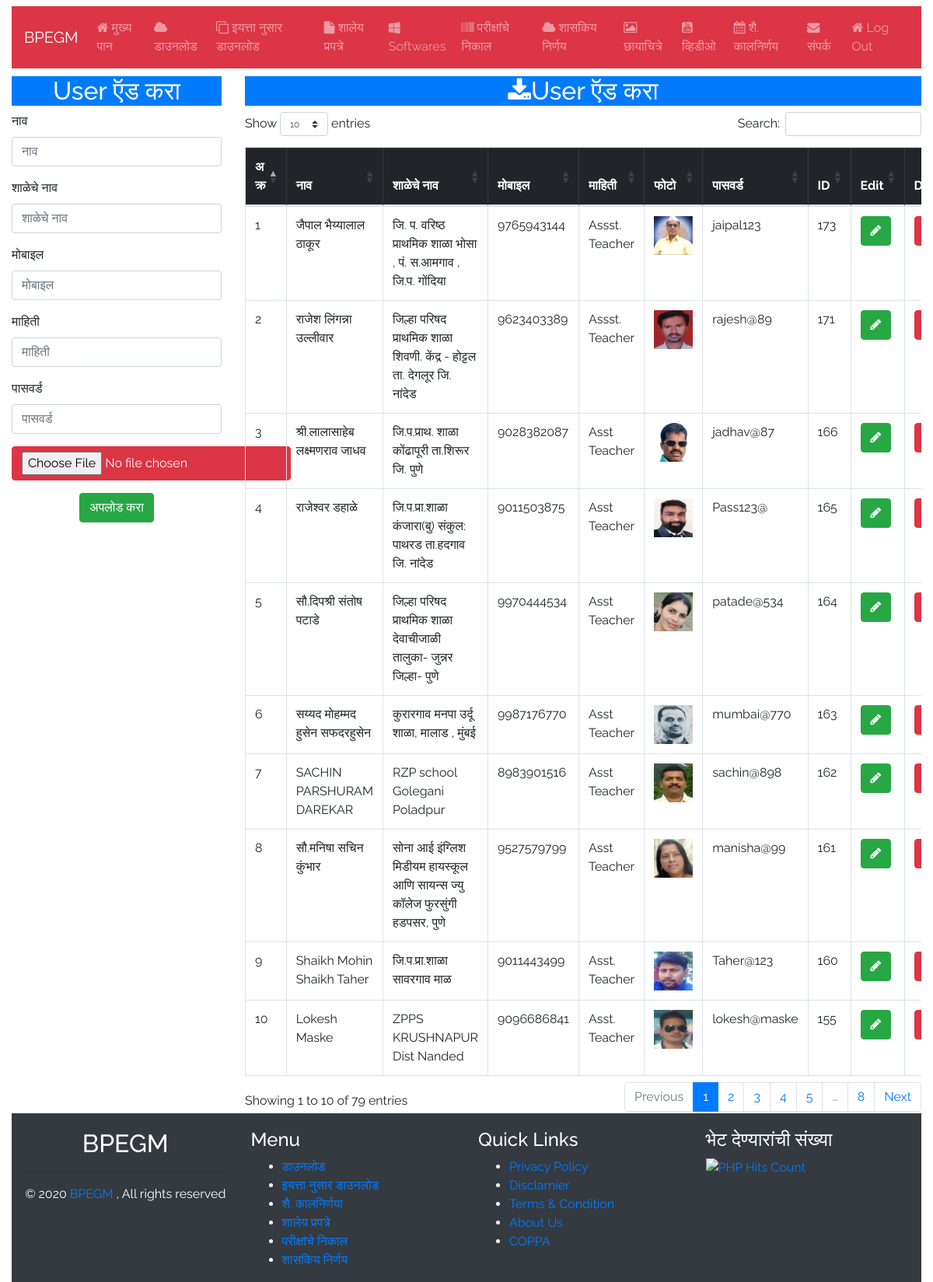
The page /admin/user.php (signed in) on the database its author committed.
### tables this page shows
CREATE TABLE `uploaderby` (
  `id` int(11) NOT NULL,
  `name` varchar(250) NOT NULL,
  `schoolName` varchar(250) NOT NULL,
  `mobile` varchar(250) NOT NULL,
  `info` text NOT NULL,
  `image` varchar(250) NOT NULL,
  `password` varchar(255) NOT NULL
);

### admin/user.php (the view, shortened to what this page needs)
<?php
require_once('../inc/db.php');
include('inc/top.php');
?>
    <div class="container-fluid">
        <div class="row">
            <div class="col-lg-12">
                <?php include('inc/navbar.php');?>
            </div>
        </div>
        <div class="row" style="margin-top:10px;">
            <div class="col-md-3 mb-4">
                <h2 class="text-center bg-primary text-white">User ऍड करा  </h2>
                <form method="post" action="" enctype="multipart/form-data">
                    <div class="form-group ">
                        <label>नाव </label>
                        <input type="text" class="form-control textbox" placeholder="नाव   " name="name" required> </div>
                    <div class="form-group ">
                        <label>शाळेचे नाव </label>
                        <input type="text" class="form-control textbox" placeholder="शाळेचे नाव  " name="school" required> </div>
                    <div class="form-group ">
                        <label>मोबाइल </label>
                        <input type="text" class="form-control textbox" placeholder="मोबाइल  " name="mobile" required> </div>
                    <div class="form-group ">
                        <label>माहिती </label>
                        <input type="text" class="form-control textbox" placeholder="माहिती   " name="info" required> </div>
                    <div class="form-group ">
                        <label>पासवर्ड </label>
                        <input type="text" class="form-control textbox" placeholder="पासवर्ड   " name="password" required> </div>
                    <div class="form-group ">
                        <input type="file" class="btn btn-danger" name="u_image" required="required"> </div>
                    <div class="form-group " align="center">
                        <button type="submit" class="btn btn-success" name="submit">अपलोड करा </button>
                    </div>
                </form>
            </div>
            <div class="col-md-9">
                <div class="table-responsive">
                    <h2 class="text-center bg-primary text-white"><i class="fa fa-download"></i>User ऍड करा   </h2>
                    <table class="table table-bordered " id="table2excel">
                        <thead class="table-dark">
                            <tr>
                                <th scope="col">अ क्र</th>
                                <th scope="col">नाव</th>
                                <th scope="col"> शाळेचे नाव </th>
                                <th scope="col">मोबाइल </th>
                                <th scope="col"> माहिती </th>
                                <th scope="col">फोटो </th>
                                <th scope="col"> पासवर्ड </th>
                                <th scope="col">ID </th>
                                <th scope="col">Edit </th>
                                <th scope="col">Del </th>
                            </tr>
                        </thead>
                        <tbody>
                            <?php
                            $download = "SELECT * FROM uploaderby ORDER BY id DESC ";
                            $run_download = mysqli_query($con, $download);
                            $ia=0;
                            while($row_download = mysqli_fetch_array($run_download)){
                                $download_id = $row_download['id'];
                                $name = $row_download['name'];
                                $schoolName = $row_download['schoolName'];
                                $mobile = $row_download['mobile'];
                                $info = $row_download['info'];
                                $image = $row_download['image'];
                                $password = $row_download['password'];
                                $ia=$ia+1;
                                ?>
                                <tr class="">
                                    <td>
                                        <?php echo $ia;?>
                                    </td>
                                    <td>
                                        <?php echo $name;?>
                                    </td>
                                    <td>
                                        <?php echo $schoolName;?>
                                    </td>
                                    <td>
                                        <?php echo $mobile;?>
                                    </td>
                                    <td>
                                        <?php echo $info;?>
                                    </td>
                                    <td> <img src="../images/<?php echo $image;?>" class="img-fulid" width="50" /> </td>
                                    <td>
                                        <?php echo $password;?>
                                    </td>
                                    <td>
                                        <?php echo $download_id;?>
                                    </td>
                                    <td><a href="editUser.php?id=<?php echo $download_id;?>" class="btn btn-success"><i class="fa fa-pencil" aria-hidden="true"></i></a></td>
                                    <td><a href="user.php?id=<?php echo $download_id;?>" class="btn btn-danger"><i class="fa fa-times" aria-hidden="true"></i></a></td>
                                </tr>
                                <?php } ?>
                        </tbody>
                    </table>
                </div>
            </div>
        </div>
        <div class="container-fluid">
            <div class="row bg-dark" style="padding-top:20px;">
                <?php include('inc/footer.php');?>
            </div>
        </div>
    </div>
    </body>
    </html>

### admin/inc/top.php (style rules this page uses)
body { font-family: 'Raleway'; }

### rows shown on the page
uploaderby: name "जैपाल भैय्यालाल ठाकूर", schoolName "जि. प. वरिष्ठ प्राथमिक शाळा भोसा , पं. स.आमगाव , जि.प. गोंदिया", mobile "9765943144", info "Assst. Teacher", image (picture), password "jaipal123", id "173"
uploaderby: name "राजेश लिंगन्ना उल्लीवार", schoolName "जिल्हा परिषद प्राथमिक शाळा शिवणी. केंद्र - होट्टल ता. देगलूर जि. नांदेड", mobile "9623403389", info "Assst. Teacher", image (picture), password "rajesh@89", id "171"
uploaderby: name "श्री.लालासाहेब लक्ष्मणराव जाधव", schoolName "जि.प.प्राथ. शाळा कोंढापूरी ता.शिरूर जि. पुणे", mobile "9028382087", info "Asst Teacher", image (picture), password "jadhav@87", id "166"
uploaderby: name "राजेश्वर डहाळे", schoolName "जि.प.प्रा.शाळा कंजारा(बु) संकुल: पाथरड ता.हदगाव जि. नांदेड", mobile "9011503875", info "Asst Teacher", image (picture), password "Pass123@", id "165"
uploaderby: name "सौ.दिपश्री संतोष पटाडे", schoolName "जिल्हा परिषद प्राथमिक शाळा देवाचीजाळी तालुका- जुन्नर जिल्हा- पुणे", mobile "9970444534", info "Asst Teacher", image (picture), password "patade@534", id "164"
uploaderby: name "सय्यद मोहम्मद हुसेन सफदरहुसेन", schoolName "कुरारगाव मनपा उर्दू शाळा, मालाड , मुंबई", mobile "9987176770", info "Asst Teacher", image (picture), password "mumbai@770", id "163"
uploaderby: name "SACHIN PARSHURAM DAREKAR", schoolName "RZP school Golegani Poladpur", mobile "8983901516", info "Asst Teacher", image (picture), password "sachin@898", id "162"
uploaderby: name "सौ.मनिषा सचिन कुंभार", schoolName "सोना आई इंग्लिश मिडीयम हायस्कूल आणि सायन्स ज्यु कॉलेज फुरसुंगी हडपसर, पुणे", mobile "9527579799", info "Asst Teacher", image (picture), password "manisha@99", id "161"
uploaderby: name "Shaikh Mohin Shaikh Taher", schoolName "जि.प.प्रा.शाळा सावरगाव माळ", mobile "9011443499", info "Asst. Teacher", image (picture), password "Taher@123", id "160"
uploaderby: name "Lokesh Maske", schoolName "ZPPS KRUSHNAPUR Dist Nanded", mobile "9096686841", info "Asst. Teacher", image (picture), password "lokesh@maske", id "155"
